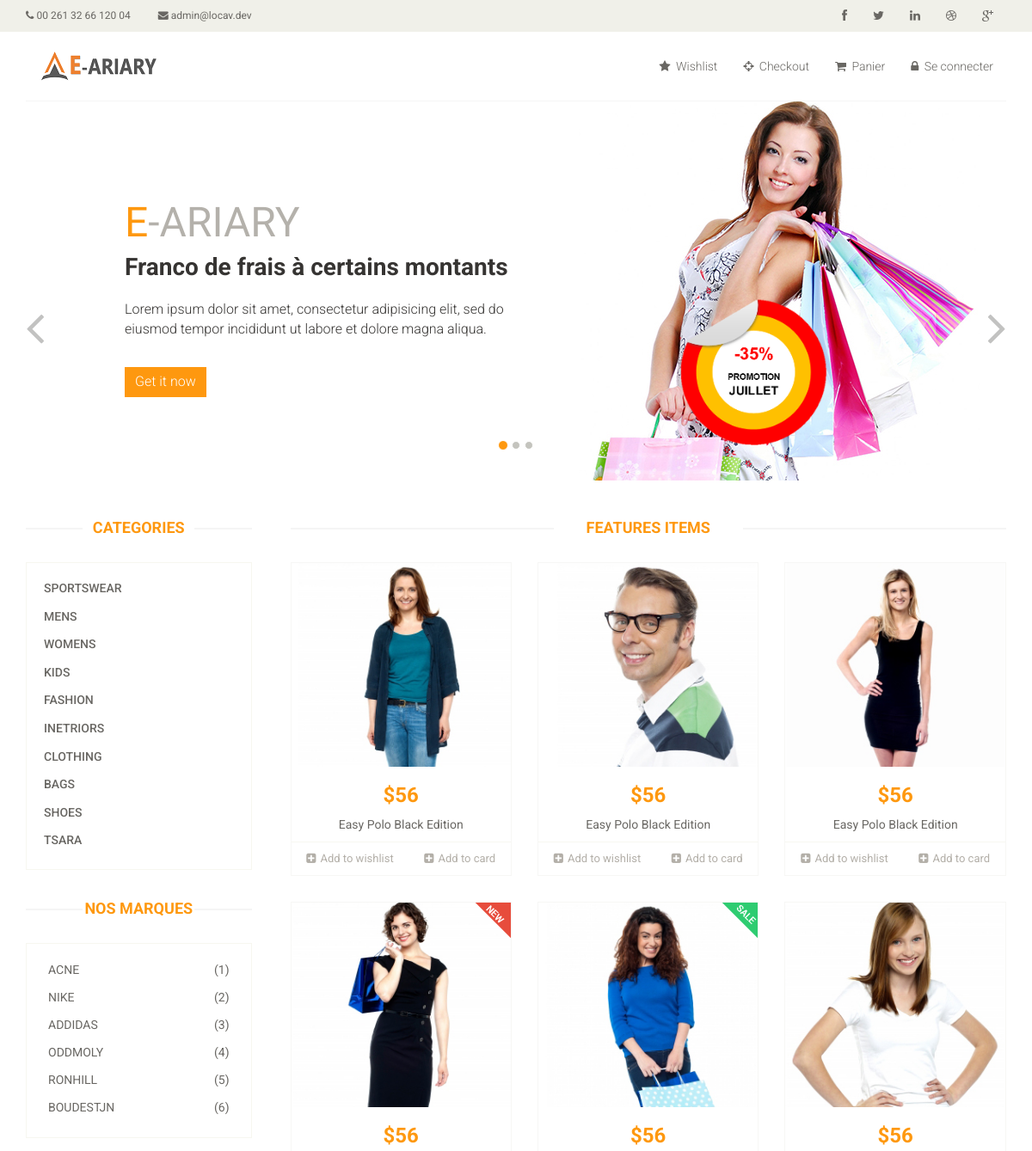
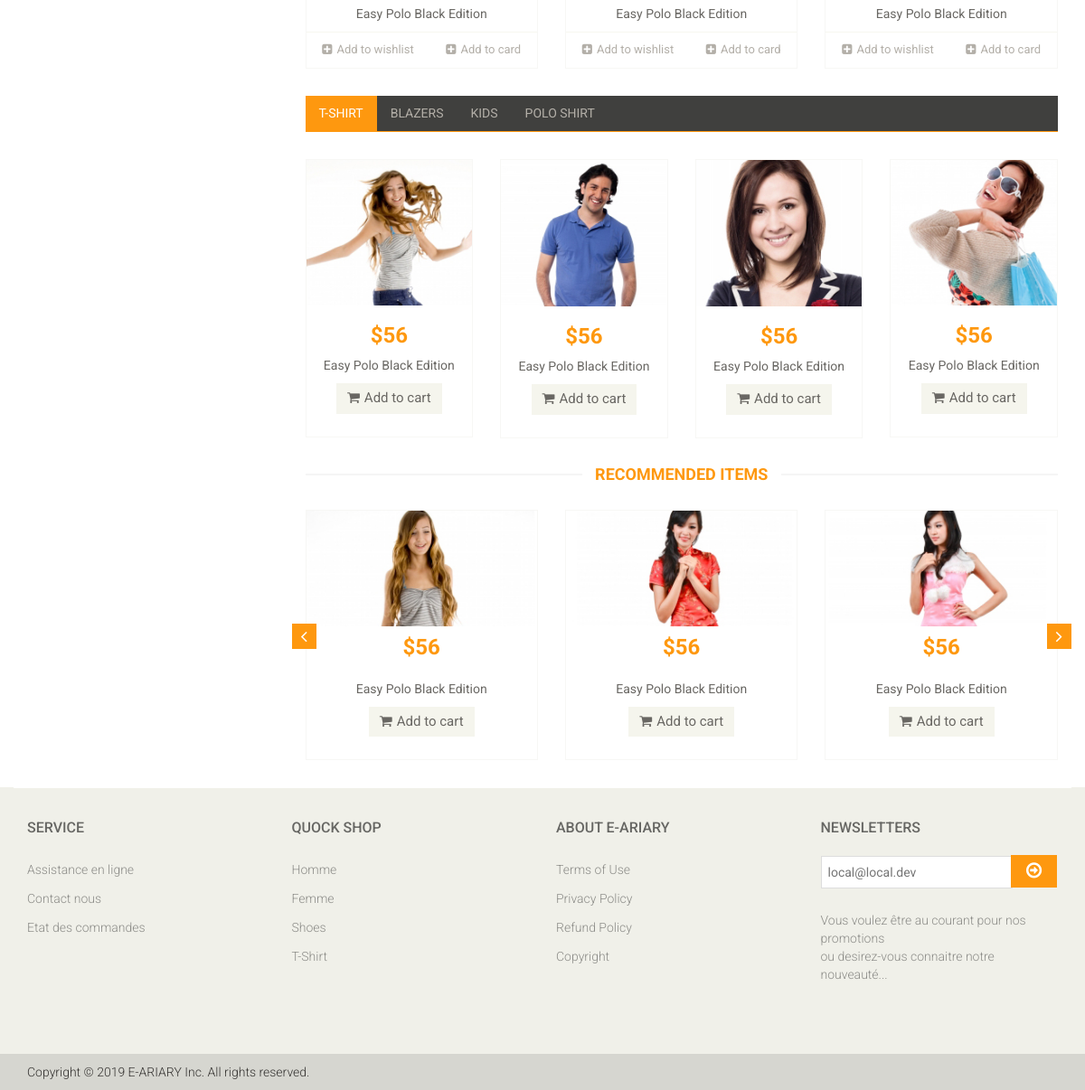
The page / on the database its author committed (2 pictures, top to bottom).
### tables this page shows
CREATE TABLE IF NOT EXISTS `category` (
  `id` int(11) NOT NULL AUTO_INCREMENT,
  `nom` varchar(50) NOT NULL,
  `description` varchar(250) DEFAULT NULL,
  `created_at` datetime NOT NULL,
  PRIMARY KEY (`id`)
);

CREATE TABLE IF NOT EXISTS `marques` (
  `id` int(11) NOT NULL AUTO_INCREMENT,
  `nom` varchar(250) NOT NULL,
  `created_at` datetime NOT NULL,
  PRIMARY KEY (`id`)
);

### inc/menu_left.php (the view)
<div class="col-sm-3">
    <div class="left-sidebar">
        <h2>Categories</h2>
        <div class="panel-group category-products" id="accordian">
            <?php
            require_once 'db.php';
            $catg = $pdo->query('SELECT nom FROM category');
            $catg->execute();
            $results = $catg->fetchAll();
            foreach ($results as $result){ ?>
                <div class="panel panel-default">
                    <div class="panel-heading">
                        <h4 class="panel-title"><a><?= $result->nom; ?></a></h4>
                    </div>
                </div>
            <?php } ?>
        </div>
        <div class="brands_products">
            <?php
            require_once 'db.php';
            $catg = $pdo->query('SELECT * FROM marques');
            $catg->execute();
            $results = $catg->fetchAll();
            ?>
            <h2>Nos marques</h2>
            <div class="brands-name">
                <ul class="nav nav-pills nav-stacked">
                    <?php foreach ($results as $result){ ?>
                        <li><a> <span class="pull-right">(<?= $result->id; ?>)</span><?= $result->nom; ?></a></li>
                    <?php } ?>
                </ul>
            </div>
        </div>
    </div>
</div>

### rows shown on the page
category: nom "SPORTSWEAR"
category: nom "MENS"
category: nom "WOMENS"
category: nom "KIDS"
category: nom "FASHION"
category: nom "INETRIORS"
category: nom "CLOTHING"
category: nom "BAGS"
category: nom "SHOES"
category: nom "TSARA"
marques: id "1", nom "ACNE"
marques: id "2", nom "NIKE"
marques: id "3", nom "ADDIDAS"
marques: id "4", nom "ODDMOLY"
marques: id "5", nom "RONHILL"
marques: id "6", nom "BOUDESTJN"
